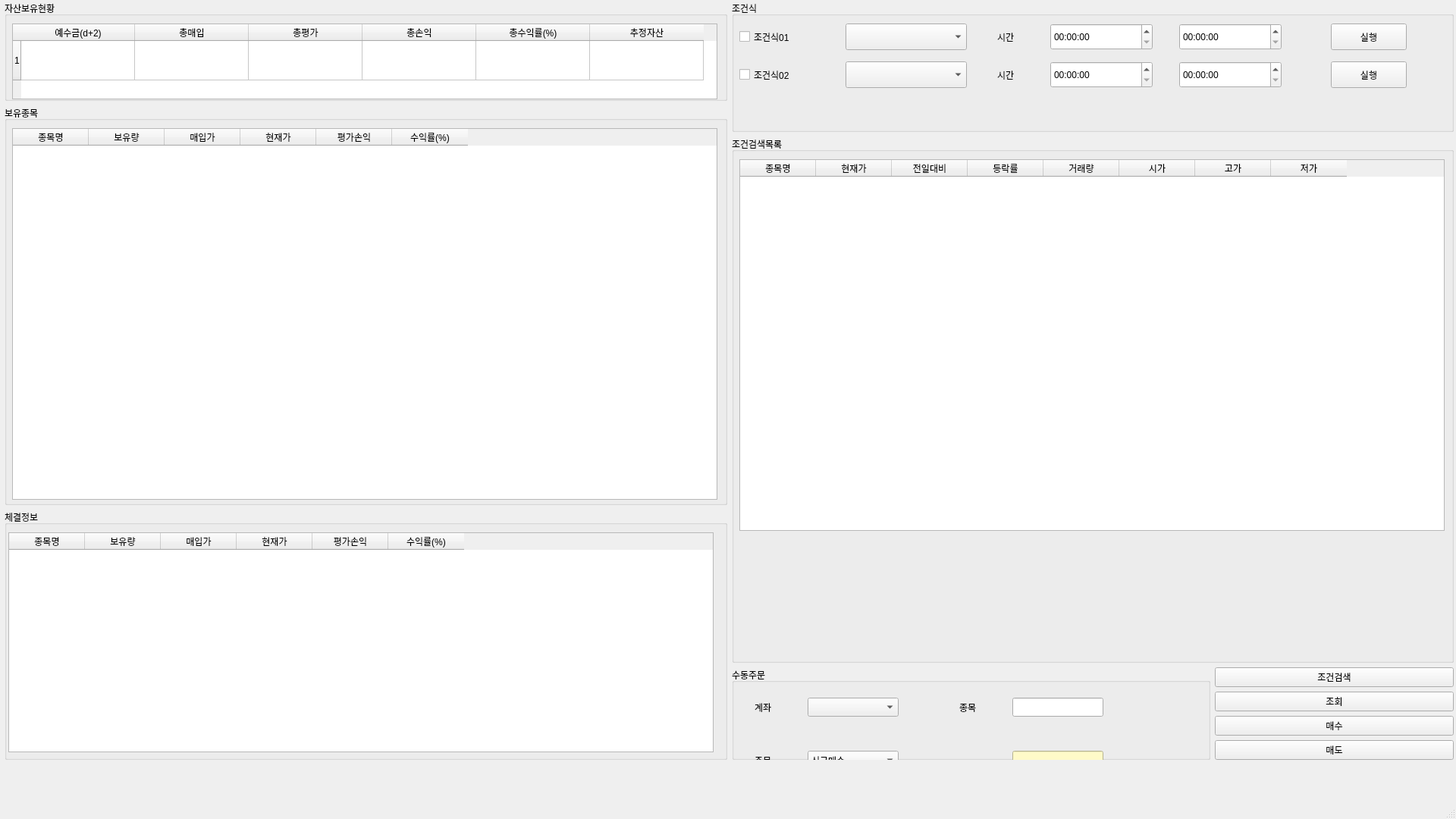
<?xml version="1.0" encoding="UTF-8"?>
<ui version="4.0">
 <class>MainWindow</class>
 <widget class="QMainWindow" name="MainWindow">
  <property name="geometry">
   <rect>
    <x>0</x>
    <y>0</y>
    <width>1920</width>
    <height>1080</height>
   </rect>
  </property>
  <property name="windowTitle">
   <string>MainWindow</string>
  </property>
  <widget class="QWidget" name="centralwidget">
   <widget class="QWidget" name="horizontalLayoutWidget">
    <property name="geometry">
     <rect>
      <x>6</x>
      <y>1</y>
      <width>1911</width>
      <height>1001</height>
     </rect>
    </property>
    <layout class="QHBoxLayout" name="horizontalLayout" stretch="1,1">
     <item>
      <layout class="QVBoxLayout" name="verticalLayout_2" stretch="2,8,5">
       <property name="sizeConstraint">
        <enum>QLayout::SetDefaultConstraint</enum>
       </property>
       <item>
        <layout class="QHBoxLayout" name="horizontalLayout_4">
         <item>
          <widget class="QGroupBox" name="group_balance">
           <property name="layoutDirection">
            <enum>Qt::LeftToRight</enum>
           </property>
           <property name="title">
            <string>자산보유현황</string>
           </property>
           <widget class="QTableWidget" name="table_balance">
            <property name="geometry">
             <rect>
              <x>10</x>
              <y>30</y>
              <width>930</width>
              <height>100</height>
             </rect>
            </property>
            <property name="sizeAdjustPolicy">
             <enum>QAbstractScrollArea::AdjustIgnored</enum>
            </property>
            <property name="rowCount">
             <number>1</number>
            </property>
            <attribute name="horizontalHeaderDefaultSectionSize">
             <number>150</number>
            </attribute>
            <attribute name="verticalHeaderDefaultSectionSize">
             <number>52</number>
            </attribute>
            <row/>
            <column>
             <property name="text">
              <string>예수금(d+2)</string>
             </property>
            </column>
            <column>
             <property name="text">
              <string>총매입</string>
             </property>
            </column>
            <column>
             <property name="text">
              <string>총평가</string>
             </property>
            </column>
            <column>
             <property name="text">
              <string>총손익</string>
             </property>
            </column>
            <column>
             <property name="text">
              <string>총수익률(%)</string>
             </property>
            </column>
            <column>
             <property name="text">
              <string>추정자산</string>
             </property>
            </column>
           </widget>
          </widget>
         </item>
        </layout>
       </item>
       <item>
        <layout class="QHBoxLayout" name="horizontalLayout_2">
         <item>
          <widget class="QGroupBox" name="group_stock">
           <property name="title">
            <string>보유종목</string>
           </property>
           <widget class="QTableWidget" name="table_stock">
            <property name="geometry">
             <rect>
              <x>10</x>
              <y>30</y>
              <width>930</width>
              <height>490</height>
             </rect>
            </property>
            <property name="rowCount">
             <number>0</number>
            </property>
            <column>
             <property name="text">
              <string>종목명</string>
             </property>
            </column>
            <column>
             <property name="text">
              <string>보유량</string>
             </property>
            </column>
            <column>
             <property name="text">
              <string>매입가</string>
             </property>
            </column>
            <column>
             <property name="text">
              <string>현재가</string>
             </property>
            </column>
            <column>
             <property name="text">
              <string>평가손익</string>
             </property>
            </column>
            <column>
             <property name="text">
              <string>수익률(%)</string>
             </property>
            </column>
           </widget>
          </widget>
         </item>
        </layout>
       </item>
       <item>
        <layout class="QHBoxLayout" name="horizontalLayout_3">
         <item>
          <widget class="QGroupBox" name="group_chejan">
           <property name="title">
            <string>체결정보</string>
           </property>
           <widget class="QTableWidget" name="table_chejan">
            <property name="geometry">
             <rect>
              <x>5</x>
              <y>30</y>
              <width>930</width>
              <height>290</height>
             </rect>
            </property>
            <property name="rowCount">
             <number>0</number>
            </property>
            <column>
             <property name="text">
              <string>종목명</string>
             </property>
            </column>
            <column>
             <property name="text">
              <string>보유량</string>
             </property>
            </column>
            <column>
             <property name="text">
              <string>매입가</string>
             </property>
            </column>
            <column>
             <property name="text">
              <string>현재가</string>
             </property>
            </column>
            <column>
             <property name="text">
              <string>평가손익</string>
             </property>
            </column>
            <column>
             <property name="text">
              <string>수익률(%)</string>
             </property>
            </column>
           </widget>
          </widget>
         </item>
        </layout>
       </item>
      </layout>
     </item>
     <item>
      <layout class="QVBoxLayout" name="verticalLayout" stretch="2,8,5">
       <item>
        <layout class="QHBoxLayout" name="horizontalLayout_7">
         <item>
          <widget class="QGroupBox" name="group_condition">
           <property name="title">
            <string>조건식</string>
           </property>
           <widget class="QComboBox" name="combo_condition1">
            <property name="geometry">
             <rect>
              <x>150</x>
              <y>30</y>
              <width>160</width>
              <height>35</height>
             </rect>
            </property>
           </widget>
           <widget class="QComboBox" name="combo_condition2">
            <property name="geometry">
             <rect>
              <x>150</x>
              <y>80</y>
              <width>160</width>
              <height>35</height>
             </rect>
            </property>
           </widget>
           <widget class="QTimeEdit" name="time_stdt1">
            <property name="geometry">
             <rect>
              <x>420</x>
              <y>30</y>
              <width>135</width>
              <height>35</height>
             </rect>
            </property>
           </widget>
           <widget class="QTimeEdit" name="time_eddt1">
            <property name="geometry">
             <rect>
              <x>590</x>
              <y>30</y>
              <width>135</width>
              <height>35</height>
             </rect>
            </property>
           </widget>
           <widget class="QCheckBox" name="check_condition1">
            <property name="geometry">
             <rect>
              <x>10</x>
              <y>30</y>
              <width>122</width>
              <height>35</height>
             </rect>
            </property>
            <property name="text">
             <string>조건식01</string>
            </property>
           </widget>
           <widget class="QCheckBox" name="check_condition2">
            <property name="geometry">
             <rect>
              <x>10</x>
              <y>80</y>
              <width>122</width>
              <height>35</height>
             </rect>
            </property>
            <property name="text">
             <string>조건식02</string>
            </property>
           </widget>
           <widget class="QLabel" name="label_time1">
            <property name="geometry">
             <rect>
              <x>350</x>
              <y>30</y>
              <width>50</width>
              <height>35</height>
             </rect>
            </property>
            <property name="text">
             <string>시간</string>
            </property>
           </widget>
           <widget class="QPushButton" name="btn_exec1">
            <property name="geometry">
             <rect>
              <x>790</x>
              <y>30</y>
              <width>100</width>
              <height>35</height>
             </rect>
            </property>
            <property name="text">
             <string>실행</string>
            </property>
            <property name="checkable">
             <bool>false</bool>
            </property>
           </widget>
           <widget class="QTimeEdit" name="time_stdt2">
            <property name="geometry">
             <rect>
              <x>420</x>
              <y>80</y>
              <width>135</width>
              <height>35</height>
             </rect>
            </property>
           </widget>
           <widget class="QLabel" name="label_time2">
            <property name="geometry">
             <rect>
              <x>350</x>
              <y>80</y>
              <width>50</width>
              <height>35</height>
             </rect>
            </property>
            <property name="text">
             <string>시간</string>
            </property>
           </widget>
           <widget class="QPushButton" name="btn_exec2">
            <property name="geometry">
             <rect>
              <x>790</x>
              <y>80</y>
              <width>100</width>
              <height>35</height>
             </rect>
            </property>
            <property name="text">
             <string>실행</string>
            </property>
            <property name="checkable">
             <bool>false</bool>
            </property>
           </widget>
           <widget class="QTimeEdit" name="time_eddt2">
            <property name="geometry">
             <rect>
              <x>590</x>
              <y>80</y>
              <width>135</width>
              <height>35</height>
             </rect>
            </property>
           </widget>
          </widget>
         </item>
        </layout>
       </item>
       <item>
        <layout class="QHBoxLayout" name="horizontalLayout_6" stretch="0">
         <item>
          <widget class="QGroupBox" name="group_conditionlist">
           <property name="title">
            <string>조건검색목록</string>
           </property>
           <widget class="QTableWidget" name="table_condition">
            <property name="geometry">
             <rect>
              <x>10</x>
              <y>30</y>
              <width>930</width>
              <height>490</height>
             </rect>
            </property>
            <property name="rowCount">
             <number>0</number>
            </property>
            <column>
             <property name="text">
              <string>종목명</string>
             </property>
            </column>
            <column>
             <property name="text">
              <string>현재가</string>
             </property>
            </column>
            <column>
             <property name="text">
              <string>전일대비</string>
             </property>
            </column>
            <column>
             <property name="text">
              <string>등락률</string>
             </property>
            </column>
            <column>
             <property name="text">
              <string>거래량</string>
             </property>
            </column>
            <column>
             <property name="text">
              <string>시가</string>
             </property>
            </column>
            <column>
             <property name="text">
              <string>고가</string>
             </property>
            </column>
            <column>
             <property name="text">
              <string>저가</string>
             </property>
            </column>
           </widget>
          </widget>
         </item>
        </layout>
       </item>
       <item>
        <layout class="QHBoxLayout" name="horizontalLayout_5" stretch="2,1">
         <item>
          <layout class="QVBoxLayout" name="verticalLayout_5">
           <item>
            <widget class="QGroupBox" name="group_order">
             <property name="title">
              <string>수동주문</string>
             </property>
             <widget class="QLabel" name="label_account">
              <property name="geometry">
               <rect>
                <x>30</x>
                <y>40</y>
                <width>85</width>
                <height>25</height>
               </rect>
              </property>
              <property name="text">
               <string>계좌</string>
              </property>
             </widget>
             <widget class="QLabel" name="label_order">
              <property name="geometry">
               <rect>
                <x>30</x>
                <y>110</y>
                <width>85</width>
                <height>25</height>
               </rect>
              </property>
              <property name="text">
               <string>주문</string>
              </property>
             </widget>
             <widget class="QLabel" name="label_stock">
              <property name="geometry">
               <rect>
                <x>300</x>
                <y>40</y>
                <width>85</width>
                <height>25</height>
               </rect>
              </property>
              <property name="text">
               <string>종목</string>
              </property>
             </widget>
             <widget class="QLabel" name="label_kind">
              <property name="geometry">
               <rect>
                <x>30</x>
                <y>190</y>
                <width>85</width>
                <height>25</height>
               </rect>
              </property>
              <property name="text">
               <string>종류</string>
              </property>
             </widget>
             <widget class="QLabel" name="label_cnt">
              <property name="geometry">
               <rect>
                <x>300</x>
                <y>190</y>
                <width>85</width>
                <height>25</height>
               </rect>
              </property>
              <property name="text">
               <string>수량</string>
              </property>
             </widget>
             <widget class="QLabel" name="label_price">
              <property name="geometry">
               <rect>
                <x>30</x>
                <y>270</y>
                <width>85</width>
                <height>25</height>
               </rect>
              </property>
              <property name="text">
               <string>가격</string>
              </property>
             </widget>
             <widget class="QComboBox" name="combo_account">
              <property name="geometry">
               <rect>
                <x>100</x>
                <y>40</y>
                <width>120</width>
                <height>25</height>
               </rect>
              </property>
             </widget>
             <widget class="QComboBox" name="combo_order">
              <property name="geometry">
               <rect>
                <x>100</x>
                <y>110</y>
                <width>120</width>
                <height>25</height>
               </rect>
              </property>
              <item>
               <property name="text">
                <string>신규매수</string>
               </property>
              </item>
              <item>
               <property name="text">
                <string>신규매도</string>
               </property>
              </item>
              <item>
               <property name="text">
                <string>매수취소</string>
               </property>
              </item>
              <item>
               <property name="text">
                <string>매도취소</string>
               </property>
              </item>
             </widget>
             <widget class="QComboBox" name="combo_kind">
              <property name="geometry">
               <rect>
                <x>100</x>
                <y>190</y>
                <width>120</width>
                <height>25</height>
               </rect>
              </property>
              <item>
               <property name="text">
                <string>지정가</string>
               </property>
              </item>
              <item>
               <property name="text">
                <string>시장가</string>
               </property>
              </item>
             </widget>
             <widget class="QLineEdit" name="line_stockcode">
              <property name="geometry">
               <rect>
                <x>370</x>
                <y>40</y>
                <width>120</width>
                <height>25</height>
               </rect>
              </property>
             </widget>
             <widget class="QLineEdit" name="line_stockname">
              <property name="geometry">
               <rect>
                <x>370</x>
                <y>110</y>
                <width>120</width>
                <height>25</height>
               </rect>
              </property>
              <property name="styleSheet">
               <string notr="true">background-color: rgb(255, 250, 200)</string>
              </property>
             </widget>
             <widget class="QSpinBox" name="spin_cnt">
              <property name="geometry">
               <rect>
                <x>370</x>
                <y>190</y>
                <width>120</width>
                <height>25</height>
               </rect>
              </property>
              <property name="maximum">
               <number>100000000</number>
              </property>
             </widget>
             <widget class="QSpinBox" name="spin_price">
              <property name="geometry">
               <rect>
                <x>100</x>
                <y>270</y>
                <width>120</width>
                <height>25</height>
               </rect>
              </property>
              <property name="maximum">
               <number>100000000</number>
              </property>
              <property name="singleStep">
               <number>50</number>
              </property>
             </widget>
            </widget>
           </item>
          </layout>
         </item>
         <item>
          <layout class="QVBoxLayout" name="verticalLayout_4">
           <item>
            <widget class="QPushButton" name="btn_search">
             <property name="text">
              <string>조건검색</string>
             </property>
            </widget>
           </item>
           <item>
            <widget class="QPushButton" name="btn_select">
             <property name="text">
              <string>조회</string>
             </property>
            </widget>
           </item>
           <item>
            <widget class="QPushButton" name="btn_buy">
             <property name="text">
              <string>매수</string>
             </property>
            </widget>
           </item>
           <item>
            <widget class="QPushButton" name="btn_sell">
             <property name="text">
              <string>매도</string>
             </property>
            </widget>
           </item>
          </layout>
         </item>
        </layout>
       </item>
      </layout>
     </item>
    </layout>
   </widget>
  </widget>
  <widget class="QMenuBar" name="menubar">
   <property name="geometry">
    <rect>
     <x>0</x>
     <y>0</y>
     <width>1920</width>
     <height>36</height>
    </rect>
   </property>
  </widget>
  <widget class="QStatusBar" name="statusbar"/>
 </widget>
 <resources/>
 <connections/>
</ui>
